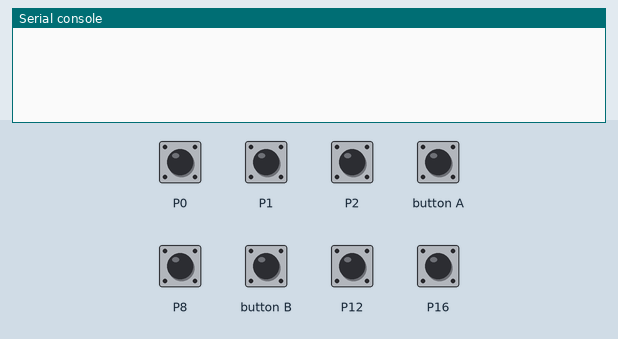
Bench run of a program on a simulated BBC micro:bit running MicroPython. Shown: the last lines printed to the serial console. Inputs (shaded band) come from the test bench; at power-on: P0–2, P8, P12, P16 HIGH. No radio messages arrive unless stated (any console line starting 'radio sent:' is added by the test bench).

Above: at 1.2 s.
1.3 s: P0 pulled LOW for 0.15 s
At 2.6 s:
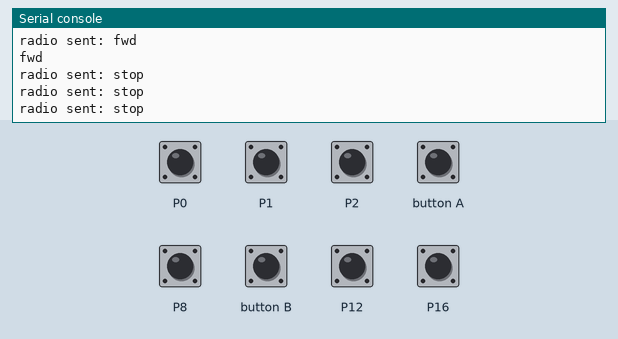
2.9 s: P1 pulled LOW for 0.15 s
At 3.03 s:
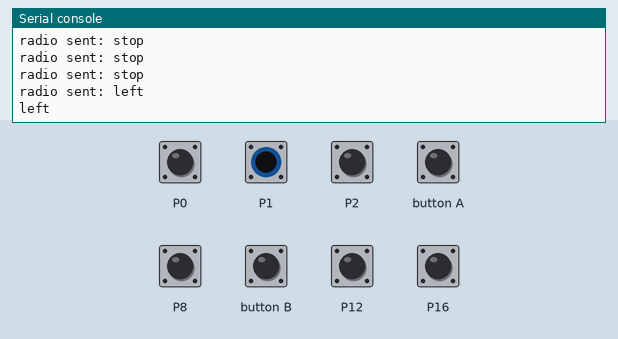
4.5 s: P2 pulled LOW for 0.15 s
At 4.63 s:
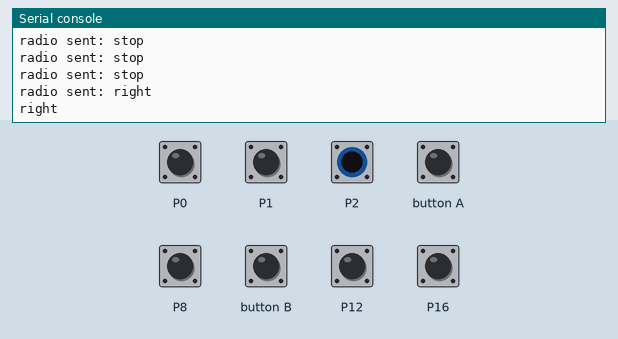
6.1 s: P8 pulled LOW for 0.15 s
At 6.23 s:
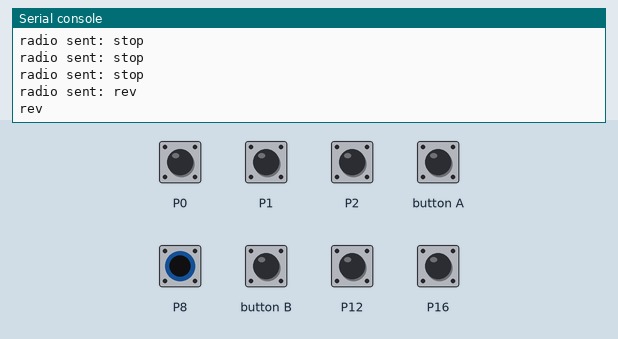
7.7 s: P12 pulled LOW for 0.15 s
At 7.83 s:
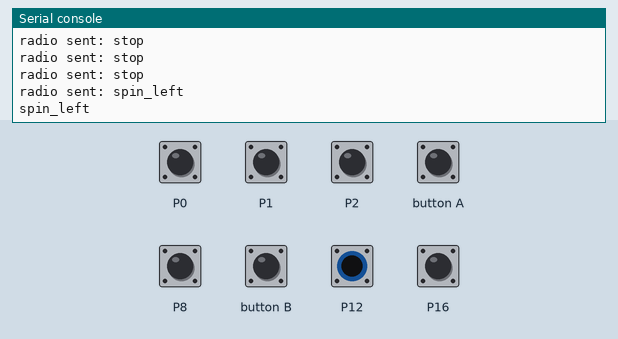
9.3 s: P16 pulled LOW for 0.15 s
At 9.43 s:
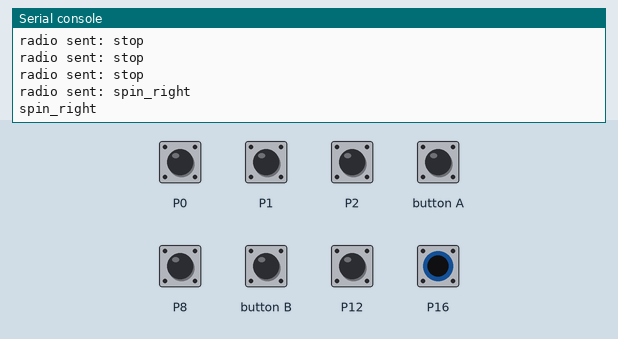

Measured:
- after the input at 1.3 s, the serial console: prints a new line at once (image 1)
- after the input at 2.9 s, the serial console: prints a new line at once (image 2)
- after the input at 4.5 s, the serial console: prints a new line at once (image 3)
- after the input at 6.1 s, the serial console: prints a new line at once (image 4)
- after the input at 7.7 s, the serial console: prints a new line at once (image 5)
- after the input at 9.3 s, the serial console: prints a new line at once (image 6)

The program:

gb_remote_control_min.py
```python
from microbit import pin0,pin1,pin2,pin8,pin12,pin16,button_a,button_b,sleep
import radio
class GamerBit:
 def __init__(self,callback,scans=1):
  self.pins=[pin0,pin1,pin2,pin8,pin12,pin16,button_a,button_b]
  self.callback=callback
  self.number_of_scans=scans
  for pin in self.pins[:-2]:
   pin.set_pull(pin.PULL_UP)
  self.previous_readings=[0]*8
  self.current_readings=[0]*8
  self._scanner()
 def scan(self):
  readings=[int(not pin.read_digital())for pin in self.pins[:-2]]
  readings.append(int(button_a.is_pressed()))
  readings.append(int(button_b.is_pressed()))
  self.current_readings=[int(self.current_readings[pin]or readings[pin])for pin in range(0,len(readings))]
 def _scanner(self):
  pin_ids=['pin0','pin1','pin2','pin8','pin12','pin16','button_a','button_b']
  while True:
   for scans in range(0,self.number_of_scans):
    self.scan()
   report={}
   for x in range(0,8):
    if self.current_readings[x]!=self.previous_readings[x]:
     report[pin_ids[x]]=self.current_readings[x]
   self.previous_readings=self.current_readings
   self.current_readings=[0]*8
   if report:
    if self.callback:
     self.callback(report)
def gb_callback(report):
 radio.on()
 for key in report:
  value=report[key]
  if value==0:
   radio.send('stop')
   radio.send('stop')
   sleep(10)
   radio.send('stop')
  else:
   if key=='pin0':
    radio.send('fwd')
    print('fwd')
   elif key=='pin8':
    radio.send('rev')
    print('rev')
   elif key=='pin1':
    radio.send('left')
    print('left')
   elif key=='pin2':
    radio.send('right')
    print('right')
   elif key=='pin12':
    radio.send('spin_left')
    print('spin_left')
   elif key=='pin16':
    radio.send('spin_right')
    print('spin_right')
   else:
    pass
 radio.off()
gb=GamerBit(gb_callback)
# Created by pyminifier (https://github.com/liftoff/pyminifier)
```
